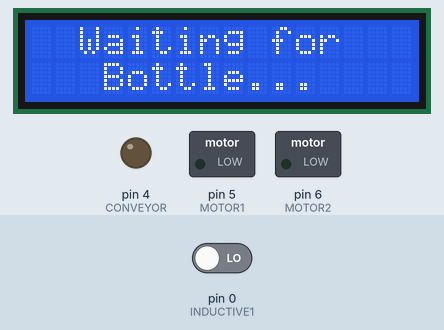
Recording of a sketch running on a simulated Arduino Uno, built with avr-gcc and run on an emulated ATmega328P. Shown: 16×2 character LCD, switched loads named in the sketch (green lamp = pin HIGH), output pins drawn as LEDs (lit = HIGH). The test bench sets the inputs (shaded band); at power-on: pin 0 (INDUCTIVE1) LOW.

Above: at 1.2 s.
1.3 s: pin 0 (INDUCTIVE1) driven HIGH
At 5.5 s:
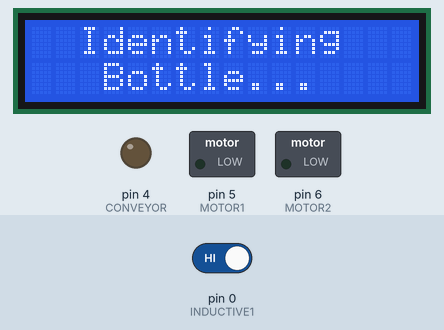
At 8.3 s:
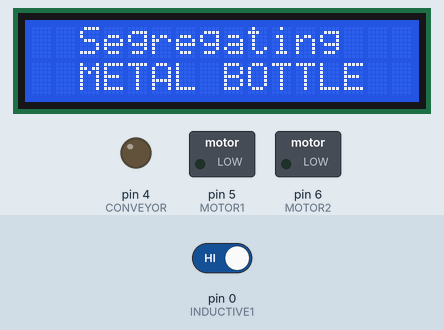
20.5 s: pin 0 (INDUCTIVE1) driven LOW
At 31.7 s:
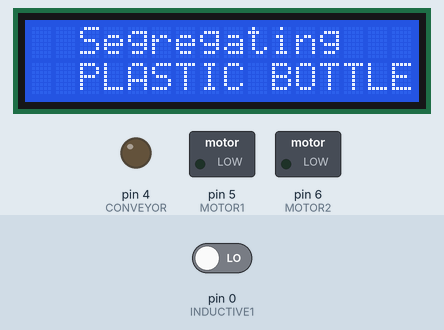
Timing chart, 0 to 33.2 s (numbered marks = the images above; inputs shaded):
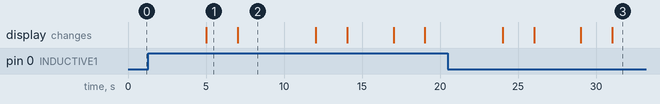

Measured:
- after the input at 1.3 s, the display: first differs from a run without the input after 5.7 s (image 2)
- after the input at 20.5 s, the display: first differs from a run without the input after 10.5 s (image 3)
- what the display in image 1 shows lasts 2.0 s, from 5.0 s to 7.0 s
- what the display in image 2 shows lasts 5.0 s, from 7.0 s to 12.0 s

The sketch:

WaterBottleSegregator.ino
```cpp
#include <LiquidCrystal_I2C.h>

// PIN CONFIGURATIONS
#define TRIG_PIN 9
#define ECHO_PIN 10
#define INDUCTIVE1    0
#define INDUCTIVE2    1
#define CAPACITIVE1   2
#define CAPACITIVE2   3
#define CONVEYOR  4
#define MOTOR1    5
#define MOTOR2    6

// RANGE AND DURATION DEFINITIONS
const int CD_PLASTIC = 3000;
const int CD_METAL = 5000;
const int PLACEMENT_BOUNDARY = 40;

int placement_gap = 0;

enum machine_stats {
  ERROR,
  WAITING,
  IDENTIFYING,
  SEGREGATIING
} status;

enum materials {
  UNKNOWN,
  PLASTIC,
  METAL
} material;

LiquidCrystal_I2C lcd(0x27, 16, 2);

// TIME
unsigned long current_time;
unsigned long waiting_time = millis();
unsigned long identifying_time = millis();
unsigned long segregating_time = millis();

bool hasDisplayed = false;

void setup() {
  pinMode(INDUCTIVE1, INPUT);
  pinMode(INDUCTIVE2, INPUT);
  pinMode(CAPACITIVE1, INPUT);
  pinMode(CAPACITIVE2, INPUT);
  pinMode(ECHO_PIN, INPUT);

  pinMode(TRIG_PIN, OUTPUT);
  pinMode(CONVEYOR, OUTPUT);
  pinMode(MOTOR1, OUTPUT);
  pinMode(MOTOR2, OUTPUT);

  status = WAITING;
  material = METAL;

  lcd.init();
  lcd.backlight();
}

void loop() {
  current_time = millis();

  /// WAITING STATUS
  if (status == WAITING) {
    if (!hasDisplayed) {
      lcd.clear();
      lcd.setCursor(2, 0);
      lcd.print("Waiting for");
      lcd.setCursor(3, 1);
      lcd.print("Bottle...");
      hasDisplayed = true;
    }

    // if (analogRead(ULTRASONIC) < BOUNDARY) {
    // TODO: update proper ultrasonic sensor readings

    if (current_time - segregating_time > 5000) {
      status = IDENTIFYING;
      hasDisplayed = false;
    }
    waiting_time = current_time;
  }

  /// IDENTIFYING
  if (status == IDENTIFYING) {
    if (!hasDisplayed) {
      lcd.clear();
      lcd.setCursor(2, 0);
      lcd.print("Identifying");
      lcd.setCursor(3, 1);
      lcd.print("Bottle...");
      hasDisplayed = true;
    }

    if (current_time - waiting_time > 2000) {
      material = (digitalRead(INDUCTIVE1) > 0) ? METAL : PLASTIC;
      status = SEGREGATIING;
      hasDisplayed = false;
    }
    identifying_time = current_time;
  }

  /// SEGREGATING METAL
  if (status == SEGREGATIING) {
    if (!hasDisplayed) {
      lcd.clear();
      lcd.setCursor(2, 0);
      lcd.print("Segregating");
      lcd.setCursor(2, 1);
      const char* content = (material == METAL) ? "METAL BOTTLE" : "PLASTIC BOTTLE";
      lcd.print(content);
      hasDisplayed = true;
    }

    unsigned long interval = current_time - identifying_time;
    if ((interval > CD_METAL && material == METAL) || (interval > CD_PLASTIC && material == PLASTIC)) {
      status = WAITING;
      hasDisplayed = false;
      lcd.clear();
      lcd.setCursor(5, 0);
      lcd.print("BOTTLE");
      lcd.setCursor(3, 1);
      lcd.print("SEGREGATED!");
      delay(2000);
    }
    segregating_time = current_time;
  }
}

void readPlacementGap() {
  digitalWrite(TRIG_PIN, LOW);
  delayMicroseconds(2);

  digitalWrite(TRIG_PIN, HIGH);
  delayMicroseconds(10);
  digitalWrite(TRIG_PIN, LOW);

  int duration = pulseIn(ECHO_PIN, HIGH);

  placement_gap = duration * 0.034 / 2;
}
```
